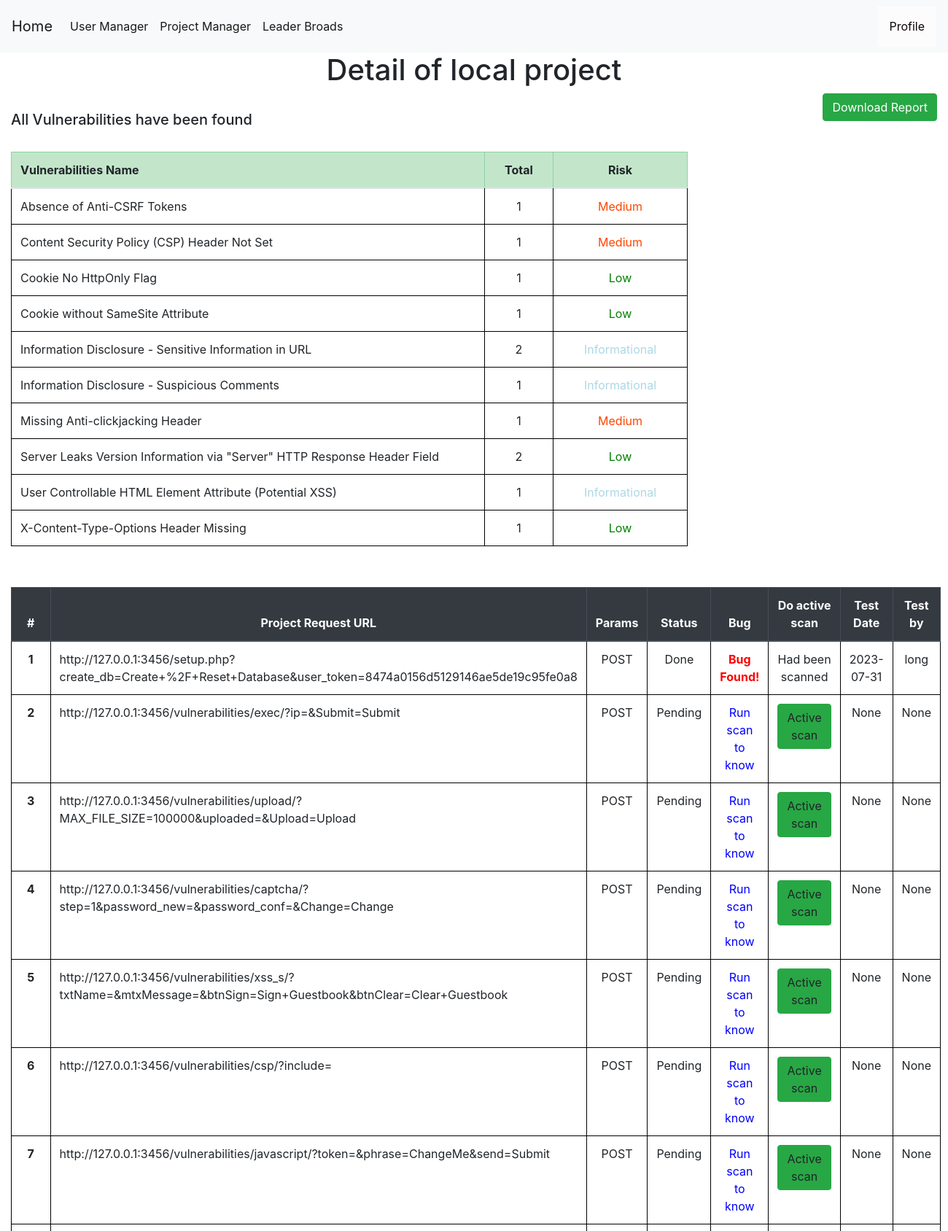
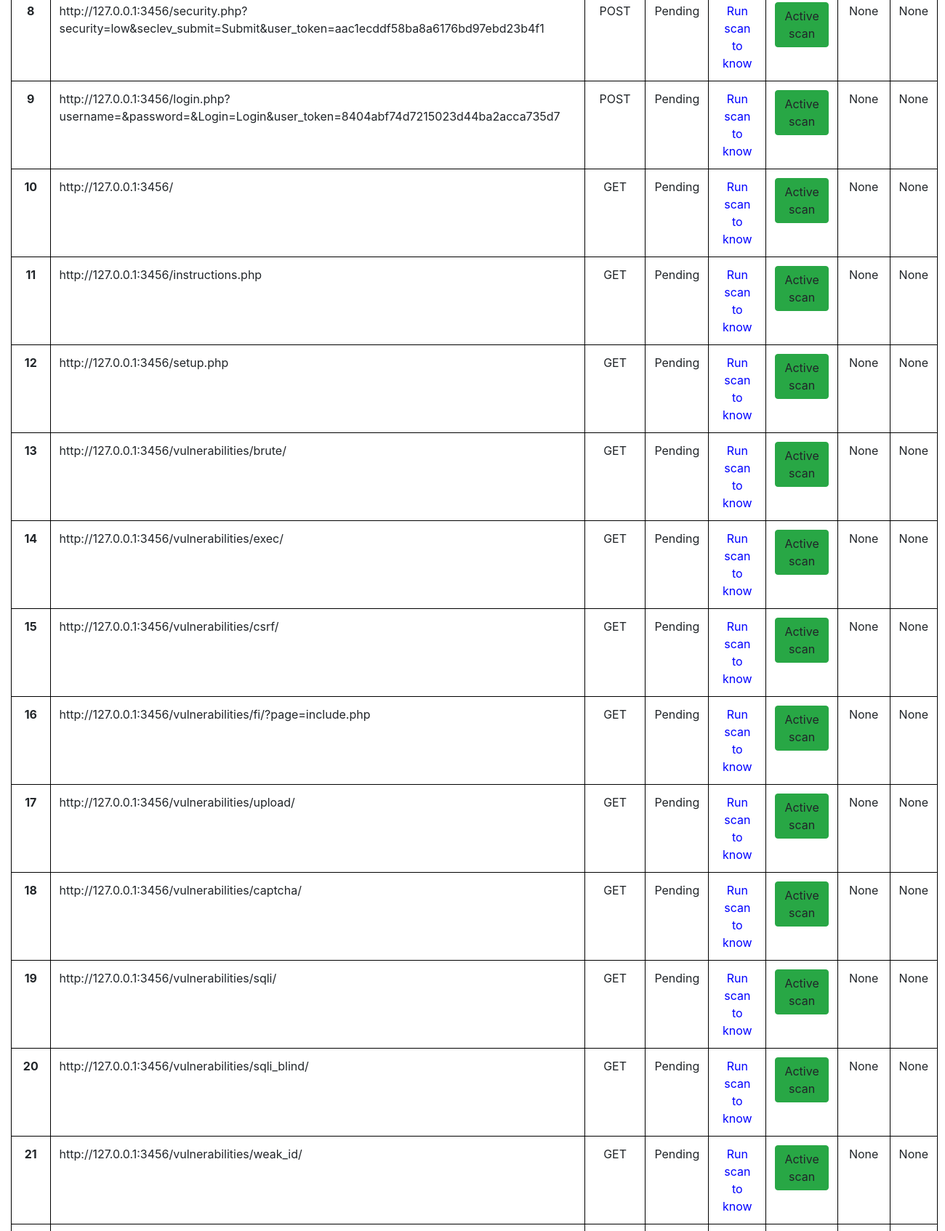
Screenshot of /project-detail/3 (signed in, upper part) with the database file from the repository (2 pictures, top to bottom).
### tables this page shows
CREATE TABLE projects (
    projectid INTEGER PRIMARY KEY AUTOINCREMENT,
    projectname TEXT NOT NULL,
    startdate date NOT NULL,
    enddate date,
    vunls int,
    target text not null,
    securitylevel TEXT,
    manager TEXT ,
    pentester TEXT ,
    status TEXT NOT NULL,
    create_by INTEGER ,
    isspider INTEGER DEFAULT 0,
    login INTEGER NOT NULL,
    isconfig INTEGER NOT NULL DEFAULT 0,
    FOREIGN KEY (pentester) REFERENCES users(username) ON DELETE CASCADE
    FOREIGN KEY (manager) REFERENCES users(username) ON DELETE CASCADE
    FOREIGN KEY (create_by) REFERENCES users(userid) ON DELETE CASCADE
);

CREATE TABLE bugs (
    bugid INTEGER PRIMARY KEY AUTOINCREMENT,
    requestid INTEGER NOT NULL,
    name TEXT NOT NULL,
    bugurl TEXT NOT NULL,
    method TEXT NOT NULL,
    cweid TEXT NOT NULL,
    confidence TEXT NOT NULL,
    description TEXT NOT NULL,
    solution TEXT NOT NULL,
    risk TEXT NOT NULL,
    reference TEXT NOT NULL DEFAULT NONE,
    other TEXT NOT NULL DEFAULT NONE,
    pentester TEXT,
    FOREIGN KEY (pentester) REFERENCES users(username) ON DELETE CASCADE
    FOREIGN KEY (requestid) REFERENCES requests(requestid) ON DELETE CASCADE
);

CREATE TABLE requests (
    requestid INTEGER PRIMARY KEY AUTOINCREMENT,
    projectid INTEGER NOT NULL,
    requesturl TEXT NOT NULL,
    status TEXT NOT NULL,
    bug TEXT,
    isscan INTEGER,
    haveparam TEXT,
    pentester TEXT,
    testdate DATE,
    FOREIGN KEY (pentester) REFERENCES users(username) ON DELETE CASCADE
    FOREIGN KEY (projectid) REFERENCES projects(projectid) ON DELETE CASCADE
);

### app.py (the view)
@app.route('/project-detail/<int:id>', methods=('GET', 'POST'))
def project_detail(id):
    msg = ''
    conn = get_db_connection()
    if session["userid"] == None:
        return redirect(url_for('login'))
    currentuser = get_current_user()
    project = conn.execute('SELECT * FROM projects WHERE projectid = ?',(id,)).fetchone()
    if currentuser["username"] != project["pentester"]:
        if currentuser["username"] == project["manager"]:
            print("")
        elif currentuser["role"] == 'Administrator':
            print("Administrator")
        else:
            return render_template('403.html',)
    conn = get_db_connection()
    users = conn.execute('SELECT * FROM users',).fetchall()
    havebugs = conn.execute('SELECT * FROM requests,bugs WHERE requests.requestid = bugs.requestid AND projectid = ? AND bugs.requestid in (SELECT requestid FROM bugs) GROUP BY bugs.requestid',(id,)).fetchall()
    requests = conn.execute('SELECT * FROM requests WHERE projectid = ?',(id,)).fetchall()
    total = conn.execute('SELECT count(requestid) FROM requests WHERE projectid = ?',(id,)).fetchone()
    totalrequest = total["count(requestid)"]
    done = conn.execute('SELECT count(requestid) FROM requests WHERE status = ? AND projectid = ?',("Done",id,)).fetchone()
    donerequest = done["count(requestid)"]
    remain = total["count(requestid)"] - done["count(requestid)"]
    if remain == 0 and totalrequest != 0:
        updateprj = conn.execute('UPDATE projects SET status = ?,enddate= ? WHERE projectid = ?',("Done",datetime.today().strftime('%Y-%m-%d'),id,))
    conn.commit()
    bugs = conn.execute('SELECT bugs.name,count(bugid),risk FROM requests,bugs WHERE requests.requestid = bugs.requestid AND projectid = ? GROUP BY bugs.name',(id,)).fetchall()
    conn.commit()
    conn.close()
    return render_template('project_detail.html',bugs=bugs,currentuser=currentuser,havebugs=havebugs,users=users,project=project,totalrequest=totalrequest,donerequest=donerequest,remain=remain,requests=requests,msg=msg)

### app.py (called while the page is built)
def get_db_connection():
    conn = sqlite3.connect('database.db')
    conn.row_factory = sqlite3.Row
    return conn

def get_current_user():
    userid = session["userid"]
    conn = get_db_connection()
    user = conn.execute('SELECT * FROM users WHERE userid = ?',(userid,)).fetchone()
    conn.commit()
    conn.close()
    return user

### templates/project_detail.html (shortened to what this page needs)
{% extends 'base.html' %}
{% block content %}
    <center><h1>{% block title %} Detail of {{project.projectname}}  {% endblock %}</h1></center>
    <a href="{{ url_for('download_report',id= project.projectid)}}" class="btn btn-success" style="float: right;" role="button" aria-pressed="true">Download Report</a>
<br>
    <div style="display: flex;justify-content: center;">
      <div style ="flex:1">
          <h5>All Vulnerabilities have been found</h5></br>
            <table class="table">
              <thead class="table-success">
                <tr>
                  <th style="width: 70%;"><a>Vulnerabilities Name</a></th>
                  <th style="text-align: center" ><a>Total</a></th>
                  <th style="text-align: center" ><a>Risk</a></th>
                </tr>
              </thead>
              <tbody>
                <tr>
                  {% for bug in bugs  %}
                  <tr>
                      <td style="width: 70%;">{{bug.name}}</td>
                      <td style="text-align: center">{{bug['count(bugid)']}}</td>
                      {% if bug.risk == 'Critical' %}
                      <td style="text-align: center" style="color: red"><a style="color:purple">{{bug.risk}}</a></td>
                      {% elif bug.risk == 'High' %}
                      <td style="text-align: center" style="color: red"><a style="color:Red">{{bug.risk}}</a></td>
                      {% elif bug.risk == 'Medium' %}
                      <td style="text-align: center" style="color: red"><a style="color:orangered">{{bug.risk}}</a></td>
                      {% elif bug.risk == 'Low'%}
                      <td style="text-align: center" style="color: red"><a style="color:green">{{bug.risk}}</a></td>
                      {% elif bug.risk == 'Informational'%}
                      <td style="text-align: center" style="color: red"><a style="color:lightblue">{{bug.risk}}</a></td>
                      {% endif %}
                  </tr>
                  {% endfor %}
                </tr>
              </tbody>
            </table>
        </div>
        <link rel= "stylesheet" type= "text/css" href= "{{ url_for('static',filename='css/showuser.css') }}">
        <link rel= "stylesheet" type= "text/css" href= "{{ url_for('static',filename='css/loading.css') }}">
    <div style ="flex:0.2">
    </div >
</div>
<br>
<div>
    <table class="table" style="width:100%">
        <thead class="thead-dark" style="width:100%">
          <tr>
            <th style="text-align: center" scope="col">#</th>
            <th style="text-align: center" style="width: 150px;">Project Request URL</th>
            <th style="text-align: center" cope="col">Params</th>
            <th style="text-align: center" scope="col">Status</th>
            <th style="text-align: center" scope="col">Bug</th>
            <th style="text-align: center" scope="col">Do active scan</th>
            <th style="text-align: center;width: 8%;" scope="col">Test Date</th>
            <th style="text-align: center" scope="col">Test by</th>
          </tr>
        </thead>
        <tbody>
        {% for request in requests %}
          <tr>
            <th style="text-align: center" class="counterCell"></th>
            <td style="width: 150px;">{{ request.requesturl }}</td>
            <td style="text-align: center" >{{ request.haveparam }}</td>
            <td style="text-align: center" >{{ request.status }}</td>
            {% if request.isscan == 1 %}
              {% if request.bug == "Bug Found"%}
            <th style="color:red;text-align: center;"scope="row"><a style="color:red" href="{{ url_for('bug_detail',id= request.requestid) }} ">{{ request.bug }}!</a></th>
              {%else%}
              <th style="text-align: center" style="color: red"scope="row"><a style="color:green">Safe</a></th>
              {% endif %}
            {% elif request.isscan != 1%}
              <td style="text-align: center"><a style="color:blue">Run scan to know</a></td>
            {% endif %}
            {% if request.isscan != 1 %}
            <td style="text-align: center" >
              <span style="float:center;">
              <a onclick="loadScreen({{request.requestid}})"class="btn btn-success">Active scan</a>
              </span>
            </td>
            {% else %}
            <td style="text-align: center" >
              <span style="float:center;">
              Had been scanned
              </span>
            </td>
            {% endif %}
            <td style="text-align: center">{{ request.testdate }}</td>
            <td style="text-align: center">{{ request.pentester }}</td>
          {% endfor %}
        </tbody>
      </table>
    </div>
{% endblock %}

### static/css/style.css (style rules this page uses)
table, th, td { border: 1px solid black; }
body { min-height: 100vh; height: 100%; margin: 0; z-index: 10; display: grid; grid-template-rows: auto 1fr auto; }
body { display: flex; flex-direction: column; }

### static/css/showuser.css (style rules this page uses)
table { counter-reset: tableCount; }
.counterCell:before { content: counter(tableCount); counter-increment: tableCount; }

### rows the page displays
projects: projectname "local project"
bugs: name "Absence of Anti-CSRF Tokens", bug "1", risk "Medium"
bugs: name "Content Security Policy (CSP) Header Not Set", bug "1", risk "Medium"
bugs: name "Cookie No HttpOnly Flag", bugid "1", risk "Low"
bugs: name "Information Disclosure - Suspicious Comments", bug "1", risk "Informational"
bugs: name "Missing Anti-clickjacking Header", bug "1", risk "Medium"
bugs: name "User Controllable HTML Element Attribute (Potential XSS)", bug "1", risk "Informational"
bugs: name "X-Content-Type-Options Header Missing", bug "1", risk "Low"
requests: requesturl "http://127.0.0.1:3456/setup.php?create_db=Create+%2F+Reset+Database&user_token=8474a0156d5129146ae5de19c95fe0a8", haveparam "POST", status "Done", bug "Bug Found", isscan "Had been scanned", testdate "2023-07-31", pentester "long"
requests: requesturl "http://127.0.0.1:3456/vulnerabilities/exec/?ip=&Submit=Submit", haveparam "POST", status "Pending", isscan "Run scan to know", testdate "None", pentester "None"
requests: requesturl "http://127.0.0.1:3456/vulnerabilities/upload/?MAX_FILE_SIZE=100000&uploaded=&Upload=Upload", haveparam "POST", status "Pending", isscan "Run scan to know", testdate "None", pentester "None"
requests: requesturl "http://127.0.0.1:3456/vulnerabilities/captcha/?step=1&password_new=&password_conf=&Change=Change", haveparam "POST", status "Pending", isscan "Run scan to know", testdate "None", pentester "None"
requests: requesturl "http://127.0.0.1:3456/vulnerabilities/xss_s/?txtName=&mtxMessage=&btnSign=Sign+Guestbook&btnClear=Clear+Guestbook", haveparam "POST", status "Pending", isscan "Run scan to know", testdate "None", pentester "None"
requests: requesturl "http://127.0.0.1:3456/vulnerabilities/csp/?include=", haveparam "POST", status "Pending", isscan "Run scan to know", testdate "None", pentester "None"
requests: requesturl "http://127.0.0.1:3456/vulnerabilities/javascript/?token=&phrase=ChangeMe&send=Submit", haveparam "POST", status "Pending", isscan "Run scan to know", testdate "None", pentester "None"
requests: requesturl "http://127.0.0.1:3456/security.php?security=low&seclev_submit=Submit&user_token=aac1ecddf58ba8a6176bd97ebd23b4f1", haveparam "POST", status "Pending", isscan "Run scan to know", testdate "None", pentester "None"
requests: requesturl "http://127.0.0.1:3456/login.php?username=&password=&Login=Login&user_token=8404abf74d7215023d44ba2acca735d7", haveparam "POST", status "Pending", isscan "Run scan to know", testdate "None", pentester "None"
requests: requesturl "http://127.0.0.1:3456/", haveparam "GET", status "Pending", isscan "Run scan to know", testdate "None", pentester "None"
requests: requesturl "http://127.0.0.1:3456/instructions.php", haveparam "GET", status "Pending", isscan "Run scan to know", testdate "None", pentester "None"
requests: requesturl "http://127.0.0.1:3456/setup.php", haveparam "GET", status "Pending", isscan "Run scan to know", testdate "None", pentester "None"
requests: requesturl "http://127.0.0.1:3456/vulnerabilities/brute/", haveparam "GET", status "Pending", isscan "Run scan to know", testdate "None", pentester "None"
requests: requesturl "http://127.0.0.1:3456/vulnerabilities/exec/", haveparam "GET", status "Pending", isscan "Run scan to know", testdate "None", pentester "None"
requests: requesturl "http://127.0.0.1:3456/vulnerabilities/csrf/", haveparam "GET", status "Pending", isscan "Run scan to know", testdate "None", pentester "None"
requests: requesturl "http://127.0.0.1:3456/vulnerabilities/fi/?page=include.php", haveparam "GET", status "Pending", isscan "Run scan to know", testdate "None", pentester "None"
requests: requesturl "http://127.0.0.1:3456/vulnerabilities/upload/", haveparam "GET", status "Pending", isscan "Run scan to know", testdate "None", pentester "None"
requests: requesturl "http://127.0.0.1:3456/vulnerabilities/captcha/", haveparam "GET", status "Pending", isscan "Run scan to know", testdate "None", pentester "None"
requests: requesturl "http://127.0.0.1:3456/vulnerabilities/sqli/", haveparam "GET", status "Pending", isscan "Run scan to know", testdate "None", pentester "None"
requests: requesturl "http://127.0.0.1:3456/vulnerabilities/sqli_blind/", haveparam "GET", status "Pending", isscan "Run scan to know", testdate "None", pentester "None"
requests: requesturl "http://127.0.0.1:3456/vulnerabilities/weak_id/", haveparam "GET", status "Pending", isscan "Run scan to know", testdate "None", pentester "None"

### other values shown
{{ bug.name }} "Cookie without SameSite Attribute" "Information Disclosure - Sensitive Information in URL" "Server Leaks Version Information via \"Server\" HTTP Response Header Field"
{{ bug['count(bugid)'] }} "1" "2" "2"
{{ bug.risk }} "Low" "Low"
{{ bug.risk }} "Informational"
